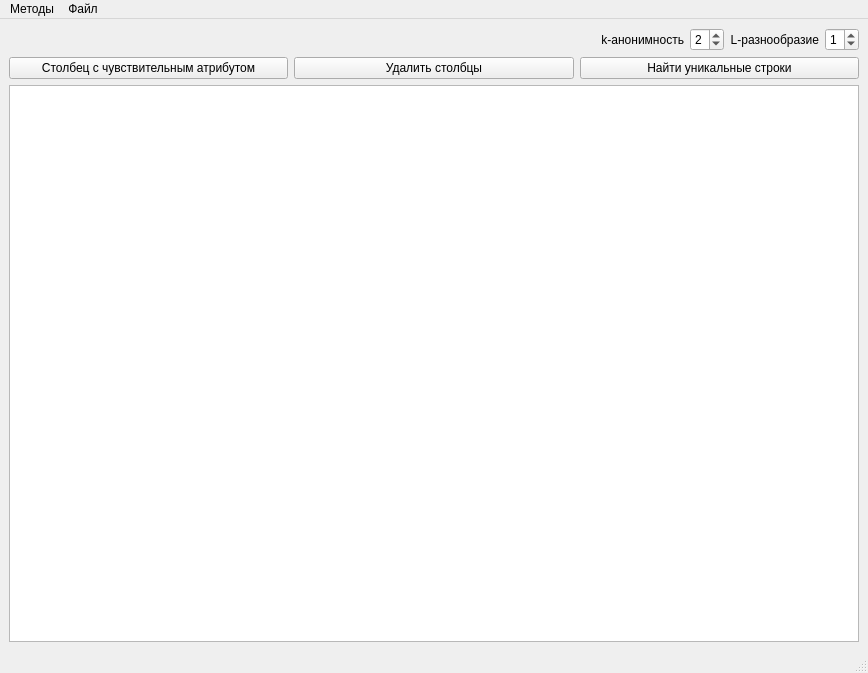
<?xml version="1.0" encoding="UTF-8"?>
<ui version="4.0">
 <class>MainWindow</class>
 <widget class="QMainWindow" name="MainWindow">
  <property name="geometry">
   <rect>
    <x>0</x>
    <y>0</y>
    <width>868</width>
    <height>673</height>
   </rect>
  </property>
  <property name="windowTitle">
   <string>MainWindow</string>
  </property>
  <widget class="QWidget" name="centralwidget">
   <layout class="QGridLayout" name="gridLayout">
    <item row="3" column="0">
     <widget class="QTableWidget" name="tableWidget"/>
    </item>
    <item row="1" column="0">
     <layout class="QHBoxLayout" name="horizontalLayout">
      <item>
       <widget class="QPushButton" name="sensitiveBtn">
        <property name="text">
         <string>Столбец с чувствительным атрибутом</string>
        </property>
       </widget>
      </item>
      <item>
       <widget class="QPushButton" name="deleteCol">
        <property name="text">
         <string>Удалить столбцы</string>
        </property>
       </widget>
      </item>
      <item>
       <widget class="QPushButton" name="uniqueBtn">
        <property name="text">
         <string>Найти уникальные строки</string>
        </property>
       </widget>
      </item>
     </layout>
    </item>
    <item row="0" column="0">
     <layout class="QHBoxLayout" name="horizontalLayout_2">
      <item>
       <spacer name="horizontalSpacer">
        <property name="orientation">
         <enum>Qt::Horizontal</enum>
        </property>
        <property name="sizeHint" stdset="0">
         <size>
          <width>40</width>
          <height>20</height>
         </size>
        </property>
       </spacer>
      </item>
      <item>
       <widget class="QLabel" name="label">
        <property name="font">
         <font>
          <pointsize>9</pointsize>
         </font>
        </property>
        <property name="text">
         <string>k-анонимность</string>
        </property>
        <property name="alignment">
         <set>Qt::AlignRight|Qt::AlignTrailing|Qt::AlignVCenter</set>
        </property>
       </widget>
      </item>
      <item>
       <widget class="QSpinBox" name="spinBox">
        <property name="font">
         <font>
          <pointsize>9</pointsize>
         </font>
        </property>
        <property name="maximum">
         <number>5</number>
        </property>
        <property name="singleStep">
         <number>2</number>
        </property>
        <property name="value">
         <number>2</number>
        </property>
       </widget>
      </item>
      <item>
       <widget class="QLabel" name="label_2">
        <property name="font">
         <font>
          <pointsize>9</pointsize>
         </font>
        </property>
        <property name="text">
         <string>L-разнообразие</string>
        </property>
        <property name="alignment">
         <set>Qt::AlignRight|Qt::AlignTrailing|Qt::AlignVCenter</set>
        </property>
       </widget>
      </item>
      <item>
       <widget class="QSpinBox" name="spinBox_2">
        <property name="font">
         <font>
          <pointsize>9</pointsize>
         </font>
        </property>
        <property name="maximum">
         <number>5</number>
        </property>
        <property name="value">
         <number>1</number>
        </property>
       </widget>
      </item>
     </layout>
    </item>
   </layout>
  </widget>
  <widget class="QMenuBar" name="menubar">
   <property name="geometry">
    <rect>
     <x>0</x>
     <y>0</y>
     <width>868</width>
     <height>26</height>
    </rect>
   </property>
   <widget class="QMenu" name="anonymization">
    <property name="title">
     <string>Методы</string>
    </property>
    <addaction name="noise"/>
    <addaction name="action"/>
    <addaction name="action_2"/>
    <addaction name="action_3"/>
    <addaction name="action_4"/>
   </widget>
   <widget class="QMenu" name="menu">
    <property name="title">
     <string>Файл</string>
    </property>
    <addaction name="openAction"/>
    <addaction name="saveAction"/>
   </widget>
   <addaction name="anonymization"/>
   <addaction name="menu"/>
  </widget>
  <widget class="QStatusBar" name="statusbar"/>
  <action name="noise">
   <property name="text">
    <string>Добавить шум</string>
   </property>
  </action>
  <action name="action">
   <property name="text">
    <string>Микроаггрегация</string>
   </property>
  </action>
  <action name="action_2">
   <property name="text">
    <string>Локальное подавление</string>
   </property>
  </action>
  <action name="action_3">
   <property name="text">
    <string>Пост-рандомизация</string>
   </property>
  </action>
  <action name="action_4">
   <property name="text">
    <string>Обобщение</string>
   </property>
  </action>
  <action name="openAction">
   <property name="text">
    <string>Открыть</string>
   </property>
  </action>
  <action name="saveAction">
   <property name="text">
    <string>Сохранить</string>
   </property>
  </action>
 </widget>
 <resources/>
 <connections/>
</ui>
